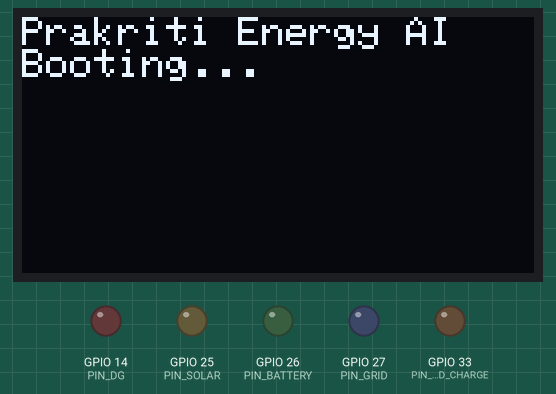
Recording of a sketch running on a simulated ESP32. Shown: 128×64 one-colour display, output pins drawn as LEDs (lit = HIGH). WiFi joins after 1.5 s; servers stay silent unless stated; uploads are accepted with an empty reply; what the sketch prints to the serial monitor is not drawn.

Above: at 0.1 s.
At 1.6 s:
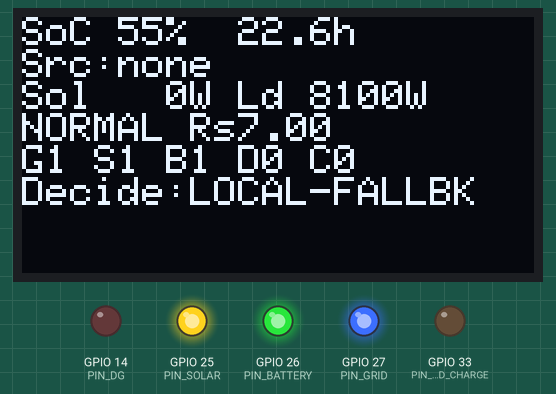
At 7.3 s:
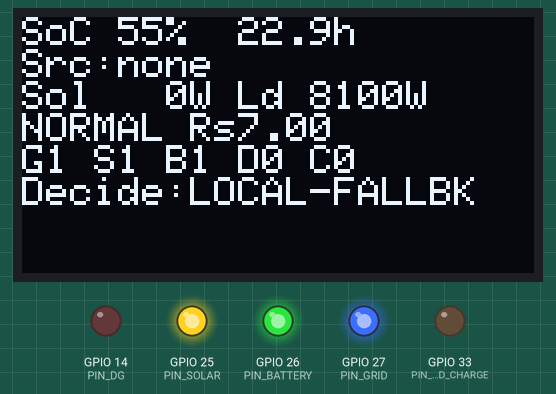
At 22.5 s:
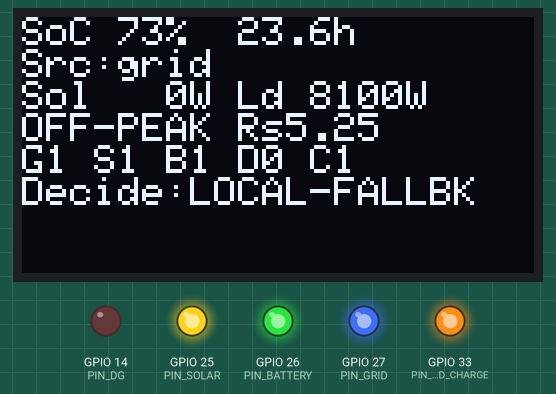
At 34.22 s:
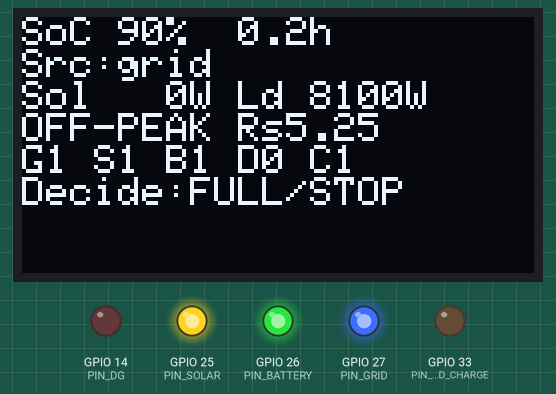
At 37.3 s:
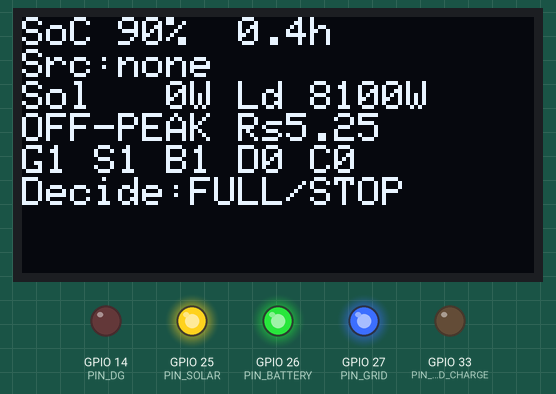
Timing chart, 0 to 38.8 s (numbered marks = the images above):
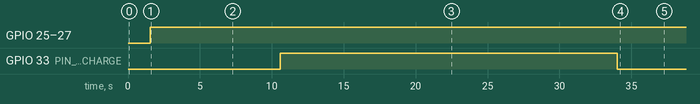

The sketch:

prakriti_esp32.ino
```cpp
/*
 * Prakriti Energy AI — ESP32 Edge Controller (Wokwi simulation)
 * ----------------------------------------------------------------
 * - Connects to Wokwi-GUEST WiFi
 * - Simulates a hospital microgrid: solar curve, battery (Coulomb counting),
 *   4 circuits, ToD tariff, and autonomous grid-charge decision logic
 * - POSTs telemetry to the backend every 5s
 * - GETs relay commands every 10s and applies them
 * - Shows live status on a 128x64 SSD1306 OLED
 *
 * Libraries (Library Manager): ArduinoJson, Adafruit SSD1306, Adafruit GFX
 *
 * Relays:  GPIO25 solar | GPIO26 battery | GPIO27 grid | GPIO14 DG | GPIO33 grid-charge
 * OLED:    I2C SDA=21, SCL=22, addr 0x3C
 */

#include <WiFi.h>
#include <WiFiClientSecure.h>
#include <HTTPClient.h>
#include <ArduinoJson.h>
#include <Wire.h>
#include <Adafruit_GFX.h>
#include <Adafruit_SSD1306.h>

// ── Config ──────────────────────────────────────────────────────
const char* WIFI_SSID = "Wokwi-GUEST";
const char* WIFI_PASS = "";
const char* BASE_URL  = "https://ai-energy-management-industrial-production.up.railway.app";
const char* SITE_ID   = "sim-hospital-01";
// Per-device API key (mint with: POST /api/v1/devices). Bound to THIS site only.
const char* DEVICE_KEY = "dk_102bf365db58_17fe6b122c568ccc034a5f1fc83ce6fc68f97043baa8d45b";

// ── Pins ────────────────────────────────────────────────────────
const int PIN_SOLAR       = 25;
const int PIN_BATTERY     = 26;
const int PIN_GRID        = 27;
const int PIN_DG          = 14;
const int PIN_GRID_CHARGE = 33;

// ── OLED ────────────────────────────────────────────────────────
#define SCREEN_W 128
#define SCREEN_H 64
Adafruit_SSD1306 display(SCREEN_W, SCREEN_H, &Wire, -1);

// ── Plant constants ─────────────────────────────────────────────
const float BATTERY_WH        = 5000.0;   // 5 kWh pack
const float SOLAR_PEAK_W      = 4000.0;   // 4 kW array
const float MAX_GRID_CHARGE_W = 1500.0;

// Circuits: name, rated watts, shed-below-SoC threshold (ICU never shed = -1)
struct Circuit { const char* name; float watts; float shedSoc; bool active; };
Circuit circuits[] = {
  { "ICU",     2800.0, -1.0, true },   // never shed
  { "HVAC",    3100.0, 20.0, true },   // shed below 20%
  { "Lights",   900.0, 15.0, true },   // shed below 15%
  { "General", 1300.0, 10.0, true },   // shed below 10%
};
const int N_CIRCUITS = 4;

// ── Simulation state ────────────────────────────────────────────
float soc          = 55.0;             // % state of charge
float simHour      = 22.5;             // start just before off-peak
const float SIM_HOURS_PER_SEC = 0.05;  // 1 real sec = 0.05 sim hour → full day in ~8 min
const float MAX_DSOC_PER_STEP = 1.5;   // clamp per-tick SoC change for a stable curve

// ── Relay command state (from dashboard) ────────────────────────
bool cmdGrid        = true;
bool cmdSolar       = true;
bool cmdBattery     = true;
bool cmdDg          = false;
bool cmdGridCharge  = false;           // grid-charge decision FROM THE CLOUD BRAIN
bool cmdBatteryDischarge = false;      // discharge decision FROM THE CLOUD BRAIN (peak-only)

const float RESERVE_SOC = 30.0;        // outage backup floor — savings never go below this

// Cloud link health — if the brain goes silent, edge falls back to local rules
bool cloudOnline           = false;
unsigned long lastCmdOkMs  = 0;
const unsigned long CLOUD_TIMEOUT_MS = 30000;  // 30s without a command = offline

// ── Live derived values (for OLED) ──────────────────────────────
float solarW = 0, loadW = 0, gridChargeW = 0, dgW = 0;
String chargeSource = "none";
String tariffPeriod = "NORMAL";
float  tariffRs = 7.0;
bool   gridChargeActive = false;

// ── Timing ──────────────────────────────────────────────────────
unsigned long lastSim = 0, lastPost = 0, lastCmd = 0, lastOled = 0;

// ────────────────────────────────────────────────────────────────
void setup() {
  Serial.begin(115200);
  pinMode(PIN_SOLAR, OUTPUT);
  pinMode(PIN_BATTERY, OUTPUT);
  pinMode(PIN_GRID, OUTPUT);
  pinMode(PIN_DG, OUTPUT);
  pinMode(PIN_GRID_CHARGE, OUTPUT);

  Wire.begin(21, 22);
  if (!display.begin(SSD1306_SWITCHCAPVCC, 0x3C)) {
    Serial.println("SSD1306 init failed");
  }
  display.clearDisplay();
  display.setTextColor(SSD1306_WHITE);
  display.setTextSize(1);
  display.setCursor(0, 0);
  display.println("Prakriti Energy AI");
  display.println("Booting...");
  display.display();

  WiFi.begin(WIFI_SSID, WIFI_PASS);
  Serial.print("WiFi");
  while (WiFi.status() != WL_CONNECTED) { delay(300); Serial.print("."); }
  Serial.println(" connected: " + WiFi.localIP().toString());
}

// ── Tariff by sim hour ──────────────────────────────────────────
void computeTariff(float h) {
  if (h >= 23.0 || h < 6.0)      { tariffPeriod = "OFF-PEAK"; tariffRs = 5.25; }
  else if (h >= 18.0 && h < 22.0){ tariffPeriod = "PEAK";     tariffRs = 9.50; }
  else                          { tariffPeriod = "NORMAL";   tariffRs = 7.00; }
}

// ── Grid-charge decision logic ──────────────────────────────────
bool decideGridCharge(float h, float socNow, float solarNow) {
  bool stop      = socNow >= 90.0;          // stop when full
  bool emergency = socNow < 15.0;           // emergency overrides tariff
  bool offPeak   = (h >= 23.0 || h < 6.0);  // 11pm–6am
  bool solarGood = solarNow > 500.0;        // free solar available → don't grid-charge
  if (stop) return false;
  if (emergency) return true;
  if (offPeak && !solarGood) return true;
  return false;
}

// ── Advance the simulation by dt sim-hours ──────────────────────
void stepSim(float dtSimH) {
  // Solar curve 6am–6pm
  if (cmdSolar && simHour >= 6.0 && simHour < 18.0) {
    solarW = SOLAR_PEAK_W * sin(PI * (simHour - 6.0) / 12.0);
    if (solarW < 0) solarW = 0;
  } else {
    solarW = 0;
  }

  // Circuit shedding by SoC
  loadW = 0;
  for (int i = 0; i < N_CIRCUITS; i++) {
    circuits[i].active = (circuits[i].shedSoc < 0) || (soc >= circuits[i].shedSoc);
    if (circuits[i].active) loadW += circuits[i].watts;
  }

  // ── Decision: CLOUD BRAIN decides; EDGE keeps safety reflexes + offline fallback ──
  if (millis() - lastCmdOkMs > CLOUD_TIMEOUT_MS) cloudOnline = false;

  bool localStop      = soc >= 90.0;   // hard safety: stop charging when full
  bool localEmergency = soc < 15.0;    // hard safety: must charge NOW
  bool decision;
  if (localStop)            decision = false;                                  // safety overrides everything
  else if (localEmergency)  decision = true;                                   // safety overrides everything
  else if (cloudOnline)     decision = cmdGridCharge;                          // obey the cloud brain
  else                      decision = decideGridCharge(simHour, soc, solarW); // brain offline → local rules

  gridChargeActive = cmdGrid && decision;
  gridChargeW = gridChargeActive ? MAX_GRID_CHARGE_W : 0.0;

  // Energy balance
  float surplus = max(0.0f, solarW - loadW);
  float deficit = max(0.0f, loadW - solarW);
  float chargeW = 0, dischargeW = 0;

  if (cmdSolar && surplus > 0 && soc < 100) chargeW += surplus;     // solar soak
  if (gridChargeActive)                     chargeW += gridChargeW; // grid charge

  // Discharge strategy: hold the battery for PEAK hours (where each kWh is
  // worth most). Reserve floor protects outage backup. A real grid outage
  // (grid relay open) overrides and lets the battery carry load down to 10%.
  if (deficit > 0 && cmdBattery) {
    bool allow;
    if (!cmdGrid)             allow = soc > 10.0;                              // outage: battery carries load
    else if (cloudOnline)     allow = cmdBatteryDischarge && soc > RESERVE_SOC; // brain releases at PEAK
    else                      allow = (simHour >= 18.0 && simHour < 22.0)       // offline fallback: peak window
                                      && soc > RESERVE_SOC;
    if (allow) {
      float allowedW = deficit;
      // Paced discharge: spread the stored energy across the WHOLE peak
      // window instead of dumping it in the first hour. Same kWh clips
      // expensive energy for all 4 hours AND flattens demand spikes.
      // An outage (!cmdGrid) skips pacing — keeping load alive comes first.
      if (cmdGrid && simHour >= 18.0 && simHour < 22.0) {
        float hoursLeft  = 22.0 - simHour;
        if (hoursLeft < 0.5) hoursLeft = 0.5;
        float usableWh   = (soc - RESERVE_SOC) / 100.0 * BATTERY_WH;
        float paceW      = usableWh / hoursLeft;
        if (paceW < allowedW) allowedW = paceW;
      }
      dischargeW += allowedW;
    }
    // otherwise grid/DG carries the load — no SoC change
  }

  // DG power: whatever deficit the battery doesn't cover while the grid is
  // out and the DG is running. (Real hardware: a dedicated CT clamp on the
  // DG feeder at the changeover panel measures this directly.)
  dgW = (!cmdGrid && cmdDg) ? max(0.0f, deficit - dischargeW) : 0.0;

  // charge source label
  if (chargeW > 0) {
    if (surplus > 0 && gridChargeActive) chargeSource = "grid+solar";
    else if (gridChargeActive)           chargeSource = "grid";
    else                                 chargeSource = "solar";
  } else {
    chargeSource = "none";
  }

  // Coulomb counting (clamped for a smooth, stable curve)
  float dSoc = (chargeW - dischargeW) * dtSimH / BATTERY_WH * 100.0;
  if (dSoc >  MAX_DSOC_PER_STEP) dSoc =  MAX_DSOC_PER_STEP;
  if (dSoc < -MAX_DSOC_PER_STEP) dSoc = -MAX_DSOC_PER_STEP;
  soc += dSoc;
  if (soc > 100) soc = 100;
  if (soc < 0)   soc = 0;

  // Refresh circuit shed-state against the UPDATED SoC so telemetry is consistent
  loadW = 0;
  for (int i = 0; i < N_CIRCUITS; i++) {
    circuits[i].active = (circuits[i].shedSoc < 0) || (soc >= circuits[i].shedSoc);
    if (circuits[i].active) loadW += circuits[i].watts;
  }

  computeTariff(simHour);

  // Advance clock
  simHour += dtSimH;
  if (simHour >= 24.0) simHour -= 24.0;
}

// ── Apply relays to GPIO ────────────────────────────────────────
void applyRelays() {
  digitalWrite(PIN_SOLAR,       cmdSolar ? HIGH : LOW);
  digitalWrite(PIN_BATTERY,     cmdBattery ? HIGH : LOW);
  digitalWrite(PIN_GRID,        cmdGrid ? HIGH : LOW);
  digitalWrite(PIN_DG,          cmdDg ? HIGH : LOW);
  digitalWrite(PIN_GRID_CHARGE, gridChargeActive ? HIGH : LOW);
}

// ── POST telemetry ──────────────────────────────────────────────
void postTelemetry() {
  if (WiFi.status() != WL_CONNECTED) return;
  WiFiClientSecure client; client.setInsecure();
  HTTPClient https;
  String url = String(BASE_URL) + "/api/v1/ingest";
  if (!https.begin(client, url)) { Serial.println("begin failed"); return; }
  https.addHeader("Content-Type", "application/json");
  https.addHeader("Authorization", String("Bearer ") + DEVICE_KEY);

  JsonDocument doc;
  doc["site_id"]            = SITE_ID;
  doc["ts"]                 = (long)(millis() / 1000);
  doc["soc_pct"]            = roundf(soc * 10) / 10.0;
  doc["solar_w"]            = roundf(solarW);
  doc["total_load_w"]       = roundf(loadW);
  doc["grid_charge_active"] = gridChargeActive;
  doc["grid_charge_w"]      = gridChargeW;
  doc["charge_source"]      = chargeSource;
  doc["tariff_period"]      = tariffPeriod;
  doc["tariff_rs_kwh"]      = tariffRs;
  doc["sim_hour"]           = roundf(simHour * 10) / 10.0;
  doc["grid_on"]            = cmdGrid;
  doc["battery_on"]         = cmdBattery;
  doc["solar_on"]           = cmdSolar;
  doc["dg_on"]              = cmdDg;
  doc["dg_w"]               = roundf(dgW);
  JsonArray arr = doc["circuits"].to<JsonArray>();
  for (int i = 0; i < N_CIRCUITS; i++) {
    JsonObject c = arr.add<JsonObject>();
    c["name"]   = circuits[i].name;
    c["watts"]  = circuits[i].watts;
    c["active"] = circuits[i].active;
  }

  String body; serializeJson(doc, body);
  int code = https.POST(body);
  Serial.printf("POST /ingest -> %d\n", code);
  https.end();
}

// ── GET relay commands ──────────────────────────────────────────
void fetchCommands() {
  if (WiFi.status() != WL_CONNECTED) return;
  WiFiClientSecure client; client.setInsecure();
  HTTPClient https;
  String url = String(BASE_URL) + "/api/v1/commands/latest?site_id=" + SITE_ID;
  if (!https.begin(client, url)) return;
  https.addHeader("Authorization", String("Bearer ") + DEVICE_KEY);
  int code = https.GET();
  if (code == 200) {
    String payload = https.getString();
    JsonDocument doc;
    if (!deserializeJson(doc, payload)) {
      cmdGrid       = doc["grid_relay"]        | true;
      cmdSolar      = doc["solar_relay"]       | true;
      cmdBattery    = doc["battery_relay"]     | true;
      cmdDg         = doc["dg_relay"]          | false;
      cmdGridCharge        = doc["grid_charge_relay"] | false;
      cmdBatteryDischarge  = doc["battery_discharge"] | false;
      cloudOnline   = true;                 // brain reachable
      lastCmdOkMs   = millis();
      Serial.printf("BRAIN cmd: grid=%d solar=%d batt=%d dg=%d gc=%d\n",
                    cmdGrid, cmdSolar, cmdBattery, cmdDg, cmdGridCharge);
    }
  }
  https.end();
}

// ── OLED ────────────────────────────────────────────────────────
void drawOled() {
  display.clearDisplay();
  display.setCursor(0, 0);
  display.printf("SoC %.0f%%  %.1fh\n", soc, simHour);
  display.printf("Src:%s\n", chargeSource.c_str());
  display.printf("Sol%4.0fW Ld%5.0fW\n", solarW, loadW);
  display.printf("%s Rs%.2f\n", tariffPeriod.c_str(), tariffRs);
  display.printf("G%d S%d B%d D%d C%d\n",
                 cmdGrid, cmdSolar, cmdBattery, cmdDg, gridChargeActive);
  const char* mode = (soc < 15.0) ? "EMERGENCY"
                   : (soc >= 90.0) ? "FULL/STOP"
                   : (cloudOnline ? "CLOUD-BRAIN" : "LOCAL-FALLBK");
  display.printf("Decide:%s", mode);
  display.display();
}

// ────────────────────────────────────────────────────────────────
void loop() {
  unsigned long now = millis();

  // Simulation step (every 200ms, scaled time)
  if (now - lastSim >= 200) {
    float dtSimH = (now - lastSim) / 1000.0 * SIM_HOURS_PER_SEC;
    lastSim = now;
    stepSim(dtSimH);
    applyRelays();
  }

  // OLED refresh (every 400ms)
  if (now - lastOled >= 400) { lastOled = now; drawOled(); }

  // POST telemetry every 5s
  if (now - lastPost >= 5000) { lastPost = now; postTelemetry(); }

  // GET commands every 10s
  if (now - lastCmd >= 10000) { lastCmd = now; fetchCommands(); }
}
```

Measured:
- by itself, GPIO 25 (PIN_SOLAR), GPIO 26 (PIN_BATTERY), GPIO 27 (PIN_GRID): LOW → HIGH at 1.6 s
- by itself, GPIO 33 (PIN_GRID_CHARGE): LOW → HIGH at 10.6 s, → LOW 23.4 s later
- what the display in image 1 shows lasts 1.6 s, from 1.6 s to 3.2 s
- what the display in image 2 shows lasts 2.0 s, from 7.2 s to 9.2 s
- what the display in image 3 shows lasts 0.8 s, from 22.4 s to 23.2 s
